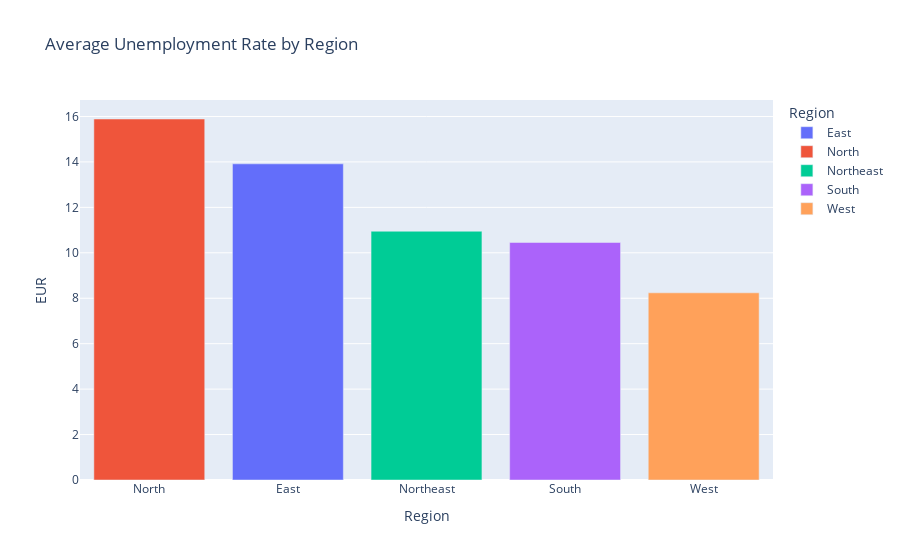

The cell this chart's notebook holds for it:
### Code cell
region = df.groupby(["Region"])[['EUR', "EE", "ELPR"]].mean()
region = pd.DataFrame(region).reset_index()

fig = px.bar(region, x="Region", y="EUR", color="Region", title="Average Unemployment Rate by Region")
fig.update_layout(xaxis={'categoryorder':'total descending'})
fig.show()

### Figure 1 — Plotly figure (JSON) as saved in the notebook; plotly's stock layout.template omitted (floating-point values rounded to 4 significant figures)
{"data": [{"alignmentgroup": "True", "hovertemplate": "Region=%{x}<br>EUR=%{y}<extra></extra>", "legendgroup": "East", "marker": {"color": "#636efa", "pattern": {"shape": ""}}, "name": "East", "offsetgroup": "East", "orientation": "v", "showlegend": true, "textposition": "auto", "type": "bar", "x": ["East"], "xaxis": "x", "y": [13.92], "yaxis": "y"}, {"alignmentgroup": "True", "hovertemplate": "Region=%{x}<br>EUR=%{y}<extra></extra>", "legendgroup": "North", "marker": {"color": "#EF553B", "pattern": {"shape": ""}}, "name": "North", "offsetgroup": "North", "orientation": "v", "showlegend": true, "textposition": "auto", "type": "bar", "x": ["North"], "xaxis": "x", "y": [15.89], "yaxis": "y"}, {"alignmentgroup": "True", "hovertemplate": "Region=%{x}<br>EUR=%{y}<extra></extra>", "legendgroup": "Northeast", "marker": {"color": "#00cc96", "pattern": {"shape": ""}}, "name": "Northeast", "offsetgroup": "Northeast", "orientation": "v", "showlegend": true, "textposition": "auto", "type": "bar", "x": ["Northeast"], "xaxis": "x", "y": [10.95], "yaxis": "y"}, {"alignmentgroup": "True", "hovertemplate": "Region=%{x}<br>EUR=%{y}<extra></extra>", "legendgroup": "South", "marker": {"color": "#ab63fa", "pattern": {"shape": ""}}, "name": "South", "offsetgroup": "South", "orientation": "v", "showlegend": true, "textposition": "auto", "type": "bar", "x": ["South"], "xaxis": "x", "y": [10.45], "yaxis": "y"}, {"alignmentgroup": "True", "hovertemplate": "Region=%{x}<br>EUR=%{y}<extra></extra>", "legendgroup": "West", "marker": {"color": "#FFA15A", "pattern": {"shape": ""}}, "name": "West", "offsetgroup": "West", "orientation": "v", "showlegend": true, "textposition": "auto", "type": "bar", "x": ["West"], "xaxis": "x", "y": [8.239], "yaxis": "y"}], "layout": {"barmode": "relative", "legend": {"title": {"text": "Region"}, "tracegroupgap": 0}, "title": {"text": "Average Unemployment Rate by Region"}, "xaxis": {"anchor": "y", "categoryarray": ["East", "North", "Northeast", "South", "West"], "categoryorder": "total descending", "domain": [0, 1], "title": {"text": "Region"}}, "yaxis": {"anchor": "x", "domain": [0, 1], "title": {"text": "EUR"}}}}
